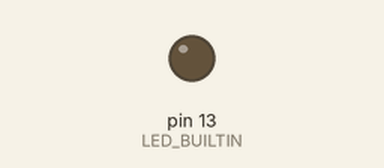
Recording of a sketch running on a simulated Arduino Uno, built with avr-gcc and run on an emulated ATmega328P. Shown: output pins drawn as LEDs (lit = HIGH).

Above: at 0.2 s.
At 1.4 s:
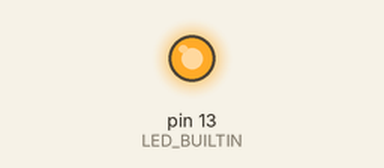
Timing chart, 0 to 6.4 s (numbered marks = the images above):
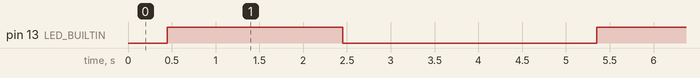

Measured:
- by itself, pin 13 (LED_BUILTIN): alternates HIGH for 2.0 s and LOW for 2.9 s

The sketch:

Tx.ino
```cpp
#include <RCSwitch.h>
RCSwitch mySwitch = RCSwitch();
void setup(){
  Serial.begin(9600);
  mySwitch.enableTransmit(10);
  pinMode(LED_BUILTIN, OUTPUT);
}
void loop(){
  //mySwitch.send("01100011011011110110111001100110");
  mySwitch.send("0011");
  digitalWrite(LED_BUILTIN, HIGH);
  delay(2000);
  digitalWrite(LED_BUILTIN, LOW);
  mySwitch.send("0001");
  delay(2000);
}
```
